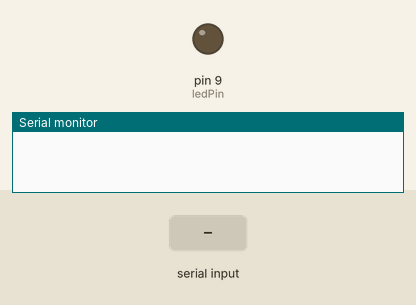
A sketch run on a simulated Arduino Uno, built with avr-gcc and run on an emulated ATmega328P. Parts: output pins drawn as LEDs (lit = HIGH), the last lines printed to the serial monitor. Inputs (shaded band) come from the test bench.

Above: at 1.2 s.
1.3 s: "1" received over Serial
At 1.8 s:
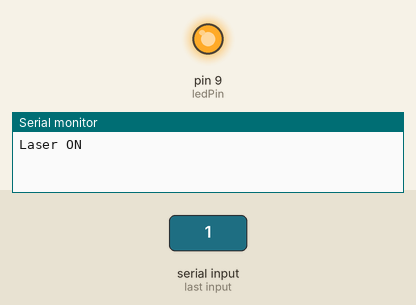
2.8 s: "0" received over Serial
At 4.1 s:
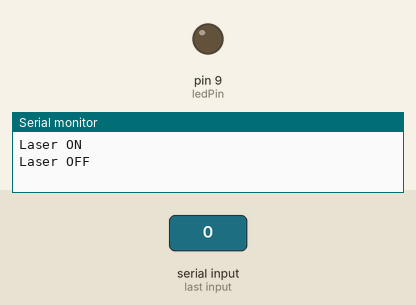
Timing chart, 0 to 5.8 s (numbered marks = the images above; inputs shaded):
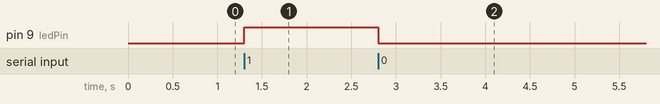

Measured:
- after the input at 1.3 s, pin 9 (ledPin): LOW → HIGH at once
- after the input at 2.8 s, pin 9 (ledPin): HIGH → LOW at once

The sketch:

sketch_nov8a2.ino
```cpp
const int ledPin = 9;  // 9번 핀을 사용

void setup() {
  pinMode(ledPin, OUTPUT);
  digitalWrite(ledPin, LOW);
  Serial.begin(9600);
}

void loop() {
  if (Serial.available() > 0) {
    char command = Serial.read();
    if (command == '1') {
      digitalWrite(ledPin, HIGH);  // LED를 켭니다.
      Serial.println("Laser ON");
    } else if (command == '0') {
      digitalWrite(ledPin, LOW);   // LED를 끕니다.
      Serial.println("Laser OFF");
    }
  }
}
```
